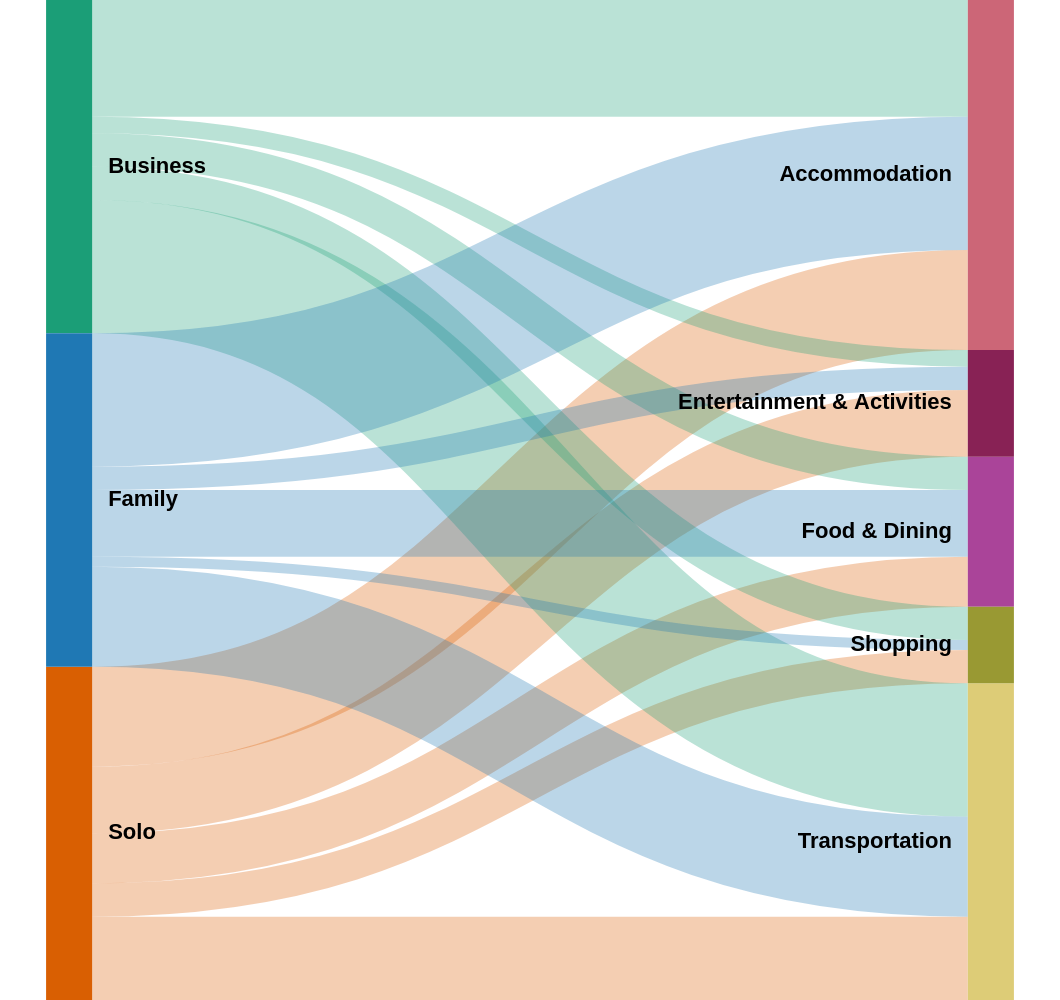

The Vega-Lite source for this figure:
### Vega specification from a JSON file in a GitHub repository (floating-point values rounded to 4 significant figures)
{"$schema": "https://vega.github.io/schema/vega/v5.0.json", "width": 530, "height": 500, "data": [{"name": "travel_budget_plan", "values": {"aggregations": {"table": {"buckets": [{"key": {"stk1": "Solo", "stk2": "Accommodation"}, "doc_count": 30}, {"key": {"stk1": "Solo", "stk2": "Transportation"}, "doc_count": 25}, {"key": {"stk1": "Solo", "stk2": "Food & Dining"}, "doc_count": 15}, {"key": {"stk1": "Solo", "stk2": "Entertainment & Activities"}, "doc_count": 20}, {"key": {"stk1": "Solo", "stk2": "Shopping"}, "doc_count": 10}, {"key": {"stk1": "Business", "stk2": "Accommodation"}, "doc_count": 35}, {"key": {"stk1": "Business", "stk2": "Transportation"}, "doc_count": 40}, {"key": {"stk1": "Business", "stk2": "Food & Dining"}, "doc_count": 10}, {"key": {"stk1": "Business", "stk2": "Entertainment & Activities"}, "doc_count": 5}, {"key": {"stk1": "Business", "stk2": "Shopping"}, "doc_count": 10}, {"key": {"stk1": "Family", "stk2": "Accommodation"}, "doc_count": 40}, {"key": {"stk1": "Family", "stk2": "Transportation"}, "doc_count": 30}, {"key": {"stk1": "Family", "stk2": "Food & Dining"}, "doc_count": 20}, {"key": {"stk1": "Family", "stk2": "Entertainment & Activities"}, "doc_count": 7}, {"key": {"stk1": "Family", "stk2": "Shopping"}, "doc_count": 3}]}}}, "format": {"property": "aggregations.table.buckets"}, "transform": [{"type": "formula", "expr": "datum.key.stk1", "as": "stk1"}, {"type": "formula", "expr": "datum.key.stk2", "as": "stk2"}, {"type": "formula", "expr": "datum.doc_count", "as": "size"}]}, {"name": "nodes", "source": "travel_budget_plan", "transform": [{"type": "filter", "expr": "!groupSelector || groupSelector.stk1 == datum.stk1 || groupSelector.stk2 == datum.stk2"}, {"type": "formula", "expr": "datum.stk1+datum.stk2", "as": "key"}, {"type": "fold", "fields": ["stk1", "stk2"], "as": ["stack", "grpId"]}, {"type": "formula", "expr": "datum.stack == 'stk1' ? datum.stk1+' '+datum.stk2 : datum.stk2+' '+datum.stk1", "as": "sortField"}, {"type": "stack", "groupby": ["stack"], "sort": {"field": "sortField", "order": "descending"}, "field": "size"}, {"type": "formula", "expr": "(datum.y0+datum.y1)/2", "as": "yc"}]}, {"name": "groups", "source": "nodes", "transform": [{"type": "aggregate", "groupby": ["stack", "grpId"], "fields": ["size"], "ops": ["sum"], "as": ["total"]}, {"type": "stack", "groupby": ["stack"], "sort": {"field": "grpId", "order": "descending"}, "field": "total"}, {"type": "formula", "expr": "scale('y', datum.y0)", "as": "scaledY0"}, {"type": "formula", "expr": "scale('y', datum.y1)", "as": "scaledY1"}, {"type": "formula", "expr": "datum.stack == 'stk1'", "as": "rightLabel"}, {"type": "formula", "expr": "datum.total/domain('y')[1]", "as": "percentage"}]}, {"name": "destinationNodes", "source": "nodes", "transform": [{"type": "filter", "expr": "datum.stack == 'stk2'"}]}, {"name": "edges", "source": "nodes", "transform": [{"type": "filter", "expr": "datum.stack == 'stk1'"}, {"type": "lookup", "from": "destinationNodes", "key": "key", "fields": ["key"], "as": ["target"]}, {"type": "linkpath", "orient": "horizontal", "shape": "diagonal", "sourceY": {"expr": "scale('y', datum.yc)"}, "sourceX": {"expr": "scale('x', 'stk1') + bandwidth('x')"}, "targetY": {"expr": "scale('y', datum.target.yc)"}, "targetX": {"expr": "scale('x', 'stk2')"}}, {"type": "formula", "expr": "range('y')[0]-scale('y', datum.size)", "as": "strokeWidth"}, {"type": "formula", "expr": "datum.size/domain('y')[1]", "as": "percentage"}]}], "scales": [{"name": "x", "type": "band", "range": "width", "domain": ["stk1", "stk2"], "paddingOuter": 0.05, "paddingInner": 0.95}, {"name": "y", "type": "linear", "range": "height", "domain": {"data": "nodes", "field": "y1"}}, {"name": "color", "type": "ordinal", "domain": ["Business", "Family", "Solo", "Accommodation", "Entertainment & Activities", "Food & Dining", "Transportation", "Shopping"], "range": ["#1b9e77", "#1f78b4", "#d95f02", "#CC6677", "#882255", "#AA4499", "#DDCC77", "#999933"]}], "marks": [{"type": "path", "name": "edgeMark", "from": {"data": "edges"}, "clip": true, "encode": {"update": {"stroke": [{"test": "groupSelector && groupSelector.stack=='stk1'", "scale": "color", "field": "stk2"}, {"scale": "color", "field": "stk1"}], "strokeWidth": {"field": "strokeWidth"}, "path": {"field": "path"}, "strokeOpacity": {"signal": "!groupSelector && (groupHover.stk1 == datum.stk1 || groupHover.stk2 == datum.stk2) ? 0.9 : 0.3"}, "zindex": {"signal": "!groupSelector && (groupHover.stk1 == datum.stk1 || groupHover.stk2 == datum.stk2) ? 1 : 0"}, "tooltip": {"signal": "'Type Of Trip: ' + datum.stk1 + ' | Budget Category: ' + datum.stk2 + ' | Percentage of Budget: ' + format(datum.size, ',.0f') + '%'"}}, "hover": {"strokeOpacity": {"value": 1}}}}, {"type": "rect", "name": "groupMark", "from": {"data": "groups"}, "encode": {"enter": {"fill": {"scale": "color", "field": "grpId"}, "width": {"scale": "x", "band": 1}}, "update": {"x": {"scale": "x", "field": "stack"}, "y": {"field": "scaledY0"}, "y2": {"field": "scaledY1"}, "fillOpacity": {"value": 1}, "tooltip": {"signal": "datum.grpId + '   ' + format(datum.total, ',.0f') + '   (' + format(datum.percentage, '.1%') + ')'"}}, "hover": {"fillOpacity": {"value": 1}}}}, {"type": "text", "from": {"data": "groups"}, "interactive": false, "encode": {"update": {"x": {"signal": "scale('x', datum.stack) + (datum.rightLabel ? bandwidth('x') + 8 : -8)"}, "yc": {"signal": "(datum.scaledY0 + datum.scaledY1)/2"}, "align": {"signal": "datum.rightLabel ? 'left' : 'right'"}, "baseline": {"value": "middle"}, "fontWeight": {"value": "bold"}, "text": {"signal": "abs(datum.scaledY0-datum.scaledY1) > 13 ? datum.grpId : ''"}}}}, {"type": "group", "data": [{"name": "dataForShowAll", "values": [{}], "transform": [{"type": "filter", "expr": "groupSelector"}]}], "encode": {"enter": {"xc": {"signal": "width/2"}, "y": {"value": 30}, "width": {"value": 80}, "height": {"value": 30}}}, "marks": [{"type": "group", "name": "groupReset", "from": {"data": "dataForShowAll"}, "encode": {"enter": {"cornerRadius": {"value": 6}, "fill": {"value": "#f5f5f5"}, "stroke": {"value": "#c1c1c1"}, "strokeWidth": {"value": 2}, "height": {"field": {"group": "height"}}, "width": {"field": {"group": "width"}}}, "update": {"opacity": {"value": 1}}, "hover": {"opacity": {"value": 1}}}, "marks": [{"type": "text", "interactive": false, "encode": {"enter": {"xc": {"field": {"group": "width"}, "mult": 0.5}, "yc": {"field": {"group": "height"}, "mult": 0.5, "offset": -2}, "align": {"value": "center"}, "baseline": {"value": "middle"}, "fontWeight": {"value": "bold"}, "text": {"value": "Show All"}}}}]}]}], "signals": [{"name": "groupHover", "value": {}, "on": [{"events": "@groupMark:mouseover", "update": "{stk1:datum.stack=='stk1' && datum.grpId, stk2:datum.stack=='stk2' && datum.grpId}"}, {"events": "mouseout", "update": "{}"}]}, {"name": "groupSelector", "value": false, "on": [{"events": "@groupMark:click!", "update": "{stack:datum.stack, stk1:datum.stack=='stk1' && datum.grpId, stk2:datum.stack=='stk2' && datum.grpId}"}, {"events": [{"type": "click", "markname": "groupReset"}, {"type": "dblclick"}], "update": "false"}]}]}
